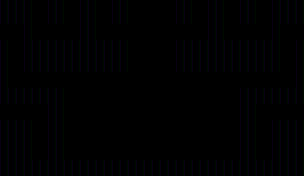

Tiled map render using the project's own tile images. Description and the whole map definition, tile-layer contents included, below:
An orthogonal 38x22 tile map with 8x8 px tiles, 1 tile layer (collision), 1 hidden layer not drawn.

<map version="1.0" orientation="orthogonal" renderorder="left-down" width="38" height="22" tilewidth="8" tileheight="8" nextobjectid="1">
 <tileset firstgid="1" name="blocks" tilewidth="8" tileheight="8" tilecount="8">
  <image source="blocks.jpg" width="64" height="8" />
 </tileset>
 <layer name="collision" width="38" height="22">
  <data encoding="csv">
7,7,7,7,0,0,7,7,0,0,7,7,0,0,7,7,0,0,0,0,0,0,7,7,0,0,7,7,0,0,7,7,0,0,7,7,7,7,
7,7,7,7,0,0,7,7,0,0,7,7,0,0,7,7,0,0,0,0,0,0,7,7,0,0,7,7,0,0,7,7,0,0,7,7,7,7,
7,7,7,7,0,0,7,7,0,0,7,7,0,0,7,7,0,0,0,0,0,0,7,7,0,0,7,7,0,0,7,7,0,0,7,7,7,7,
0,0,0,7,0,0,0,0,0,0,7,7,0,0,0,0,0,0,0,0,0,0,0,0,0,0,7,7,0,0,0,0,0,0,7,0,0,0,
0,0,0,7,0,0,0,0,0,0,7,7,0,0,0,0,0,0,0,0,0,0,0,0,0,0,7,7,0,0,0,0,0,0,7,0,0,0,
7,0,0,7,7,7,7,7,7,7,7,7,7,7,7,7,0,0,0,0,0,0,7,7,7,7,7,7,7,7,7,7,7,7,7,0,0,7,
7,0,0,7,7,7,7,7,7,7,7,7,7,7,7,7,0,0,0,0,0,0,7,7,7,7,7,7,7,7,7,7,7,7,7,0,0,7,
7,0,0,7,7,7,7,7,7,7,7,7,7,7,7,7,0,0,0,0,0,0,7,7,7,7,7,7,7,7,7,7,7,7,7,0,0,7,
7,0,0,7,7,7,7,7,7,7,7,7,7,7,7,7,0,0,0,0,0,0,7,7,7,7,7,7,7,7,7,7,7,7,7,0,0,7,
7,0,0,0,0,0,0,0,0,0,0,0,0,0,0,0,0,0,0,0,0,0,0,0,0,0,0,0,0,0,0,0,0,0,0,0,0,7,
7,0,0,0,0,0,0,0,0,0,0,0,0,0,0,0,0,0,0,0,0,0,0,0,0,0,0,0,0,0,0,0,0,0,0,0,0,7,
7,7,7,7,7,7,7,7,0,0,0,0,0,0,0,0,0,0,0,0,0,0,0,0,0,0,0,0,0,0,7,7,7,7,7,7,7,7,
7,7,7,7,7,7,7,7,0,0,0,0,0,0,0,0,0,0,0,0,0,0,0,0,0,0,0,0,0,0,7,7,7,7,7,7,7,7,
0,0,0,0,0,0,7,7,0,0,0,0,0,0,0,0,0,0,0,0,0,0,0,0,0,0,0,0,0,0,7,7,0,0,0,0,0,0,
0,0,0,0,0,0,7,7,0,0,0,0,0,0,0,0,0,0,0,0,0,0,0,0,0,0,0,0,0,0,7,7,0,0,0,0,0,0,
7,7,7,7,0,0,7,7,0,0,0,0,0,0,0,0,0,0,0,0,0,0,0,0,0,0,0,0,0,0,7,7,0,0,7,7,7,7,
7,7,7,7,0,0,7,7,0,0,0,0,0,0,0,0,0,0,0,0,0,0,0,0,0,0,0,0,0,0,7,7,0,0,7,7,7,7,
7,7,7,7,0,0,7,7,0,0,0,0,0,0,0,0,0,0,0,0,0,0,0,0,0,0,0,0,0,0,7,7,0,0,7,7,7,7,
7,7,7,7,0,0,7,7,0,0,0,0,0,0,0,0,0,0,0,0,0,0,0,0,0,0,0,0,0,0,7,7,0,0,7,7,7,7,
7,7,7,7,0,0,7,7,0,0,0,0,0,0,0,0,0,0,0,0,0,0,0,0,0,0,0,0,0,0,7,7,0,0,7,7,7,7,
7,7,7,7,7,7,7,7,7,7,7,7,7,7,7,7,7,7,7,7,7,7,7,7,7,7,7,7,7,7,7,7,7,7,7,7,7,7,
7,7,7,7,7,7,7,7,7,7,7,7,7,7,7,7,7,7,7,7,7,7,7,7,7,7,7,7,7,7,7,7,7,7,7,7,7,7
</data>
 </layer>
 <layer name="visual" width="38" height="22" visible="0">
  <data encoding="csv">
1,1,1,1,0,0,1,1,0,0,1,1,0,0,1,1,0,0,0,0,0,0,1,1,0,0,1,1,0,0,1,1,0,0,1,1,1,1,
1,1,1,1,0,0,1,1,0,0,1,1,0,0,1,1,0,0,0,0,0,0,1,1,0,0,1,1,0,0,1,1,0,0,1,1,1,1,
1,1,1,1,0,0,1,1,0,0,1,1,0,0,1,1,0,0,0,0,0,0,1,1,0,0,1,1,0,0,1,1,0,0,1,1,1,1,
0,0,0,1,0,0,0,0,0,0,1,1,0,0,0,0,0,0,0,0,0,0,0,0,0,0,1,1,0,0,0,0,0,0,1,0,0,0,
0,0,0,1,0,0,0,0,0,0,1,1,0,0,0,0,0,0,0,0,0,0,0,0,0,0,1,1,0,0,0,0,0,0,1,0,0,0,
1,0,0,1,1,1,1,1,1,1,1,1,1,1,1,1,0,0,0,0,0,0,1,1,1,1,1,1,1,1,1,1,1,1,1,0,0,1,
1,0,0,1,1,1,1,1,1,1,1,1,1,1,1,1,0,0,0,0,0,0,1,1,1,1,1,1,1,1,1,1,1,1,1,0,0,1,
1,0,0,1,1,1,1,1,1,1,1,1,1,1,1,1,0,0,0,0,0,0,1,1,1,1,1,1,1,1,1,1,1,1,1,0,0,1,
1,0,0,1,1,1,1,1,1,1,1,1,1,1,1,1,0,0,0,0,0,0,1,1,1,1,1,1,1,1,1,1,1,1,1,0,0,1,
1,0,0,0,0,0,0,0,0,0,0,0,0,0,0,0,0,0,0,0,0,0,0,0,0,0,0,0,0,0,0,0,0,0,0,0,0,1,
1,0,0,0,0,0,0,0,0,0,0,0,0,0,0,0,0,0,0,0,0,0,0,0,0,0,0,0,0,0,0,0,0,0,0,0,0,1,
1,1,1,1,1,1,1,1,0,0,0,0,0,0,0,0,0,0,0,0,0,0,0,0,0,0,0,0,0,0,1,1,1,1,1,1,1,1,
1,1,1,1,1,1,1,1,0,0,0,0,0,0,0,0,0,0,0,0,0,0,0,0,0,0,0,0,0,0,1,1,1,1,1,1,1,1,
0,0,0,0,0,0,1,1,0,0,0,0,0,0,0,0,0,0,0,0,0,0,0,0,0,0,0,0,0,0,1,1,0,0,0,0,0,0,
0,0,0,0,0,0,1,1,0,0,0,0,0,0,0,0,0,0,0,0,0,0,0,0,0,0,0,0,0,0,1,1,0,0,0,0,0,0,
1,1,1,1,0,0,1,1,0,0,0,0,0,0,0,0,0,0,0,0,0,0,0,0,0,0,0,0,0,0,1,1,0,0,1,1,1,1,
1,1,1,1,0,0,1,1,0,0,0,0,0,0,0,0,0,0,0,0,0,0,0,0,0,0,0,0,0,0,1,1,0,0,1,1,1,1,
1,1,1,1,0,0,1,1,0,0,0,0,0,0,0,0,0,0,0,0,0,0,0,0,0,0,0,0,0,0,1,1,0,0,1,1,1,1,
1,1,1,1,0,0,1,1,0,0,0,0,0,0,0,0,0,0,0,0,0,0,0,0,0,0,0,0,0,0,1,1,0,0,1,1,1,1,
1,1,1,1,0,0,1,1,0,0,0,0,0,0,0,0,0,0,0,0,0,0,0,0,0,0,0,0,0,0,1,1,0,0,1,1,1,1,
1,1,1,1,1,1,1,1,1,1,1,1,1,1,1,1,1,1,1,1,1,1,1,1,1,1,1,1,1,1,1,1,1,1,1,1,1,1,
1,1,1,1,1,1,1,1,1,1,1,1,1,1,1,1,1,1,1,1,1,1,1,1,1,1,1,1,1,1,1,1,1,1,1,1,1,1
</data>
 </layer>
</map>
